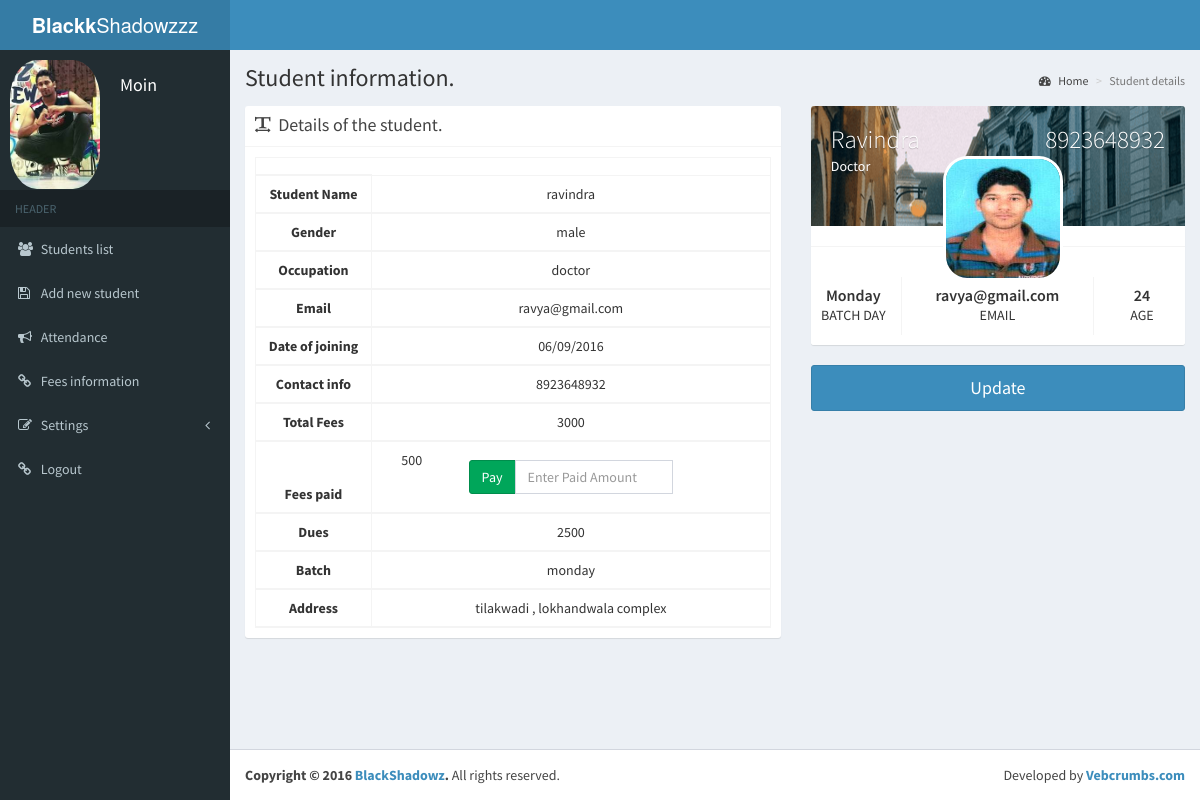
Page /pages/student/viewdetail.php?id=15 (signed in) on the committed database.
### tables this page shows
CREATE TABLE IF NOT EXISTS `student_info` (
`id` int(11) NOT NULL,
  `name` varchar(30) NOT NULL,
  `email` varchar(30) NOT NULL,
  `contact` varchar(30) NOT NULL,
  `age` int(11) NOT NULL,
  `doj` varchar(30) NOT NULL,
  `totalfees` int(11) NOT NULL,
  `feespaid` int(11) NOT NULL,
  `address` varchar(50) NOT NULL,
  `myfile` varchar(30) NOT NULL,
  `batch` varchar(50) NOT NULL,
  `gender` varchar(10) NOT NULL,
  `occupation` varchar(100) NOT NULL
);

### pages/student/viewdetail.php (the view, shortened to what this page needs)
<!DOCTYPE html>
<html>
<head>
  <link rel="stylesheet" href="../../bootstrap/css/bootstrap.min.css">
  <link rel="stylesheet" href="../../plugins/font-awesome.min.css">
  <link rel="stylesheet" href="../../plugins/ionicons.min.css">
  <link rel="stylesheet" href="../../plugins/datepicker/datepicker3.css">
  <link rel="stylesheet" href="../../plugins/datatables/dataTables.bootstrap.css">
  <link rel="stylesheet" href="../../dist/css/AdminLTE.min.css">
 <link type="text/css" rel="stylesheet" href="../popup/popModal.css">
  <link rel="stylesheet" href="../../dist/css/skins/_all-skins.min.css">
</head>
<body class="hold-transition skin-blue sidebar-mini fixed">
<div class="wrapper">
  <header class="main-header">
    <a href="../../index2.html" class="logo">
      <span class="logo-lg"><b>Blackk</b>Shadowzzz</span>
    </a>
    <nav class="navbar navbar-static-top">
    </nav>
  </header>
  <aside class="main-sidebar">
  <?php include '../include/sidebar.php';?>
  </aside>
  <div class="content-wrapper">
    <section class="content-header">
      <h1>
        Student information.
      </h1>
      <ol class="breadcrumb">
        <li><a href="#"><i class="fa fa-dashboard"></i> Home</a></li>
        <li class="active">Student details</li>
      </ol>
    </section>
    <section class="content">
      <div class="row">
        <div class="col-md-7">
          <div class="box box-solid">
				<div class="box-header with-border">
				<i class="fa fa-text-width"></i>
				<h3 class="box-title">Details of the student.</h3>
				</div>
            <div id='tabledata' class="box-body">
              <table id="example1" class="table table-bordered table-striped text-center">
                <thead>
<?php
      $id=$_GET['id'] ;
$q=mysql_query("select * from student_info where id=$id");
$num=mysql_num_rows($q);
if($num > 0)
{
	while($row=mysql_fetch_array($q))
	{
		$name=$row['name'];
		$id=$row['id'];
    	$doj=$row['doj'];
		$contact=$row['contact'];
		$batchy=$row['batch'];
        $email=$row['email'];
        $age=$row['age'];
        $address=$row['address'];
        $gender=$row['gender'];
        $occupation=$row['occupation'];
		$feespaid=$row['feespaid'];
		$totalfees=$row['totalfees'];
		$myfile=$row['myfile'];
		$dues=$row['totalfees']-$row['feespaid'];
		?>
                 <td>
				  <tr>
                  <th>Student Name</th>
				  <td><input type="hidden" class="txtableid"  value="<?php echo $id;?>">
				  <span id='areaname'><?php echo $name;?></span>
				  </td>
             	 </tr>
             	 <tr>
                  <th>Gender</th>
                  <td><input type="text" style='display:none;' class="txtablegender"  value="<?php echo $gender;?>" >
				  <span id='areagender'><?php echo $gender;?></span>
				  </td>
                  </tr>
                  <tr>
                  <th>Occupation</th>
                  <td><input type="text" style='display:none;' class="txtableoccu"  value="<?php echo $occupation;?>" >
				  <span id='areaoccu'><?php echo $occupation;?></span>
				  </td>
                  </tr>
             	  <tr>
                  <th>Email</th>
                  <td><input type="text" style='display:none;' class="txtableemail"  value="<?php echo $email;?>" >
				  <span id='areaemail'><?php echo $email;?></span>
				  </td>
                  </tr>
                 <tr>
                  <th>Date of joining</th>
                  <td><input type="text" style='display:none;' class="txtabledoj"  value="<?php echo $doj;?>" >
				  <span id='areadoj'><?php echo $doj;?></span>
				  </td>
                  </tr>
                  <tr>
                  <th>Contact info</th>
                  <td><input type="text" style='display:none;' class="txtablecontact"  value="<?php echo $contact;?>" >
				  <span id='areacontact'><?php echo $contact;?></span>
				  </td>
                  </tr>
                  <tr>
                  <th>Total Fees</th>
                  <td><input type="text" style='display:none;' class="txtablefees"  value="<?php echo $totalfees;?>" >
				  <span id='areafees'><?php echo $totalfees;?></span>
				  </td>
                  </tr>
                  <tr>
                  <th>Fees paid</th>
                  <td><span class='col-sm-2' id='feespaid'><?php echo $feespaid;?></span>
				  <span class='col-sm-8'>
					<div class="input-group margin">
						<div class="input-group-btn">
					<button id='feesedit' type="button" onclick="feespaid(<?php echo $id;?>,<?php echo $feespaid;?>)"  class="btn btn-success">Pay</button>
						</div>
					<input id='feesinput' placeholder='Enter Paid Amount' class="form-control" type="text"/>
					</div>
				  </td>
                  </tr>
                  <tr>
                  <th>Dues</th>
                  <td><span id='feesdues'><?php echo $dues;?></span>
				  </td>
                  </tr>
                  <tr>
                  <th>Batch</th>
                  <td>
                  <span id='batch'><?php echo $batchy;?></span>
				  </td>
                  </tr>
                  <tr>
                  <th>Address</th>
                  <td><input type="text" style='display:none;' class="txtableaddr"  value="<?php echo $address;?>" >
				  <span id='areaaddr'><?php echo $address;?></span>
				  </td>
                  </tr>
                <?php
	}
}
?>
                </thead>
              </table>
            </div>
          </div>
        </div>
		<div  class="col-md-5">
          <div id='tabledatapic' class="box box-widget widget-user">
            <div class="widget-user-header bg-black" style="background: url('../../dist/img/photo1.png') center center;">
              <h2 class="widget-user-username pull-right"><?php echo ucfirst($contact); ?></h2>
              <h2 class="widget-user-username"><?php echo ucfirst($name); ?></h2>
              <h5 class="widget-user-desc"><?php echo ucfirst($occupation); ?></h5>
            </div>
            <div class="widget-user-image">
              <img class="img-circle" style='width:120px;border-radius:20% ;margin-left:-10px;margin-top:-15px;max-height: 125px;' src="<?php echo $myfile;?>" alt="User Avatar">
            </div><br/>
            <div class="box-footer">
              <div class="row">
                <div class="col-sm-3 border-right">
                  <div class="description-block">
                    <h5 class="description-header"><?php echo ucfirst($batchy); ?></h5>
                    <span class="description-text">Batch Day</span>
                  </div>
                </div>
                <div class="col-sm-6 border-right">
                  <div class="description-block">
                    <h6 class="description-header"><?php echo $email ?></h6>
                    <span class="description-text">EMAIL</span>
                  </div>
                </div>
                <div class="col-sm-3">
                  <div class="description-block">
                    <h5 class="description-header"><?php echo $age ?></h5>
                    <span class="description-text">AGE</span>
                  </div>
                </div>
              </div>
            </div>
          </div>
		  <input class='btn btn-block btn-primary btn-lg' id='edit' value='Update' type='button'/>
        </div>
      </div>
    </section>
  </div>
  <footer class="main-footer">
    <div class="pull-right hidden-xs">
      Developed by <a href="http://vebcrumbs.com" target="_blank"><b>Vebcrumbs.com</b></a>
    </div>
    <strong>Copyright &copy; 2016 <a href="#">B<span class="text-light-blue">lackShadowz</span></a>.</strong> All rights
    reserved.
  </footer>
</div>
</body>
</html>

### pages/include/sidebar.php (shortened to what this page needs)
<?php
$email = $_SESSION["email"]; ?>
<header>
</header>
<aside class="main-sidebar">
    <section class="sidebar">
        <?php
        $sql = mysql_query("select * from login_info where email='$email'");
        $num = mysql_num_rows($sql);
        if ($num > 0){
        while ($row = mysql_fetch_array($sql))
        {
        ?>
        <div class="user-panel">
            <div style='width:120px;height:120px;' class="pull-left image">
                <img style='max-width:90px ;border-radius:30% ;' src="<?php echo $row['myfile']; ?>" class="img-circle"
                     alt="User Image">
            </div>
            <div style='margin-left:50px;' class="pull-left info">
                <h4><?php echo $row['name']; ?></h4>
                <?php
                }
                }
                ?>
            </div>
        </div>
        <ul class="sidebar-menu">
            <li class="header">HEADER</li>
            <li class='<?php active('studentlist.php'); ?>'><a href="../student/studentlist.php"><i
                        class="fa fa-users"></i> <span>Students list</span></a></li>
            <li class='<?php active('addstudent.php'); ?>'><a href="../student/addstudent.php"><i
                        class="fa fa-save"></i> <span>Add new student</span></a></li>
            <li class='<?php active('attendance.php'); ?>'><a href="../student/attendance.php"><i
                        class="fa fa-bullhorn"></i> <span>Attendance</span></a></li>
            <li><a href="#"><i class="fa fa-link"></i> <span>Fees information</span></a></li>
            <li class='treeview <?php active('changepass.php');
            active('adduser.php'); ?>'>
                <a href="#"><i class="fa fa-edit"></i> <span>Settings</span> <i class="fa fa-angle-left pull-right"></i></a>
            </li>
            <li><a href="../include/logout.php"><i class="fa fa-link"></i> <span>Logout</span></a></li>
        </ul>
    </section>
</aside>

### rows in the picture
student_info: name "ravindra", gender "male", occupation "doctor", email "ravya@gmail.com", doj "06/09/2016", contact "8923648932", totalfees "3000", feespaid "500", dues "2500", batch "monday", address "tilakwadi , lokhandwala complex", name "Ravindra", occupation "Doctor", myfile (picture), batch "Monday", age "24"

### other values in the picture
$row['name'] "Moin"
